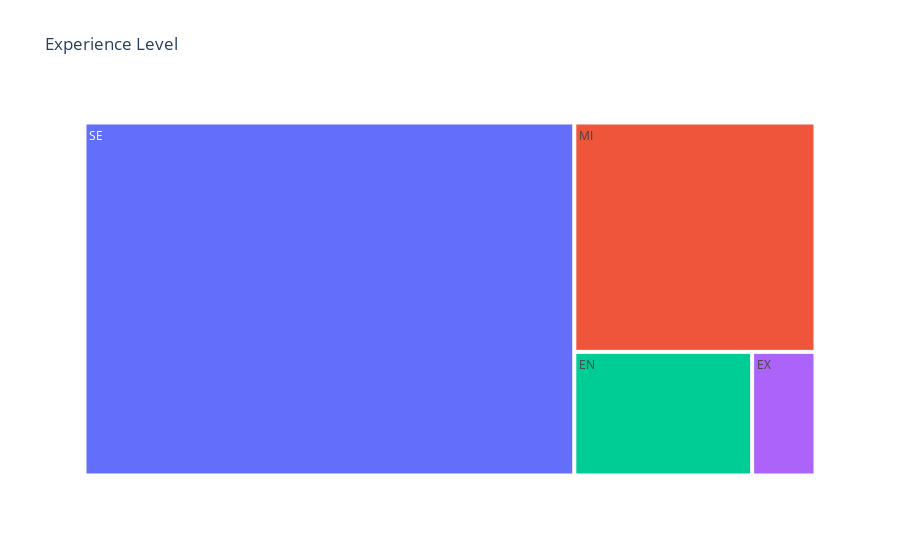

Notebook cell for this chart:
### Code cell
ex_level = salary_df['experience_level'].value_counts()
fig = px.treemap(ex_level, path = [ex_level.index], values = ex_level.values, 
                title = 'Experience Level')
fig.show()

### Figure 1 — Plotly figure (JSON) as saved in the notebook; plotly's stock layout.template omitted (floating-point values rounded to 4 significant figures)
{"data": [{"branchvalues": "total", "domain": {"x": [0, 1], "y": [0, 1]}, "hovertemplate": "labels=%{label}<br>value=%{value}<br>parent=%{parent}<br>id=%{id}<extra></extra>", "ids": ["EN", "EX", "MI", "SE"], "labels": ["EN", "EX", "MI", "SE"], "name": "", "parents": ["", "", "", ""], "type": "treemap", "values": [320, 114, 805, 2516]}], "layout": {"legend": {"tracegroupgap": 0}, "title": {"text": "Experience Level"}}}
